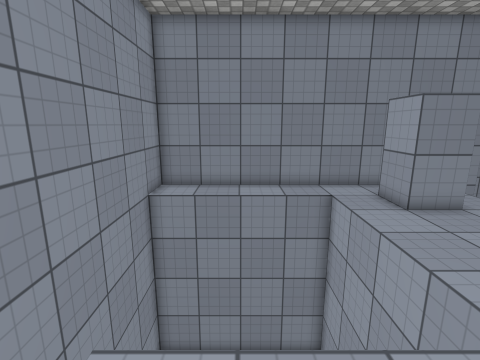
View 1 (above)

13 first-person views from a walk through a scene from a Unity 3-D project. The camera is 1.5 m above the floor, tilts 12° down and sees 85° across. The floor is counted in squares, 0.5 m on a side. Each view is taken from the middle of a square. On the plan, view 1 faces up. The plan holds only what a view shows up to about 19 squares ahead; the rest is blank. The place goes on beyond the plan. Door leaves are left out, so doorways stand open. Surface patterns are stand-ins for the level's own textures.

View 2
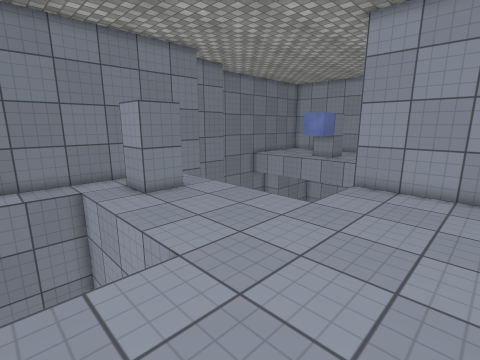

View 3
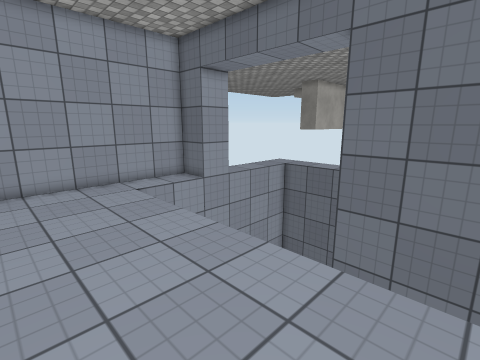

View 4
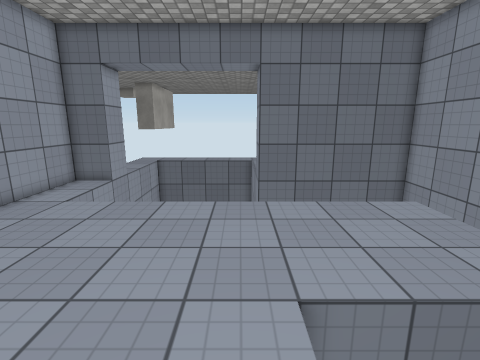

View 5
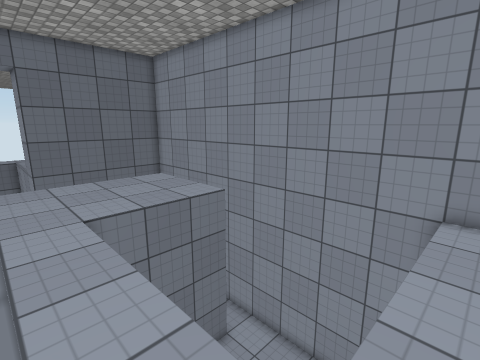

View 6
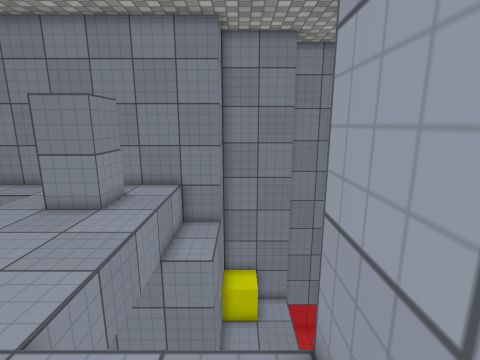

View 7
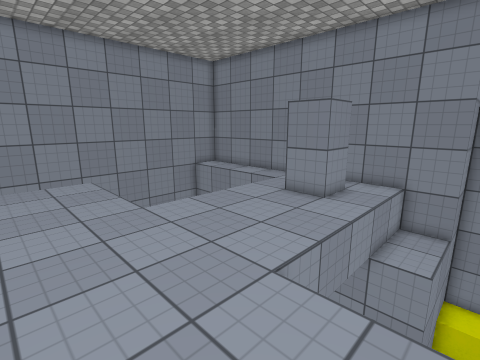

View 8
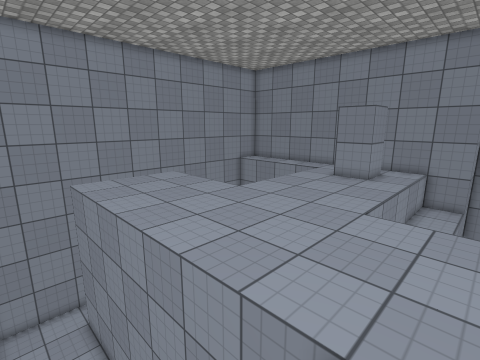

View 9
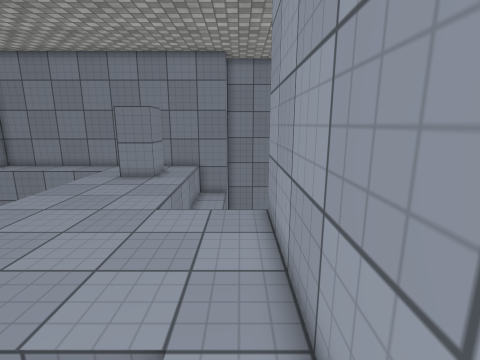

View 10
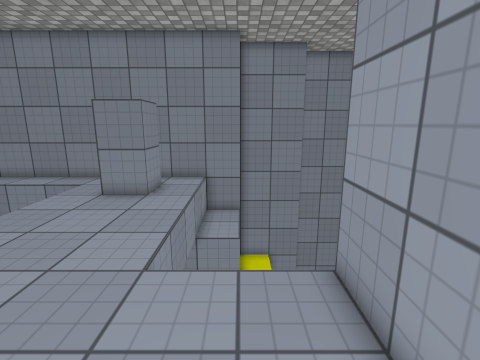

View 11
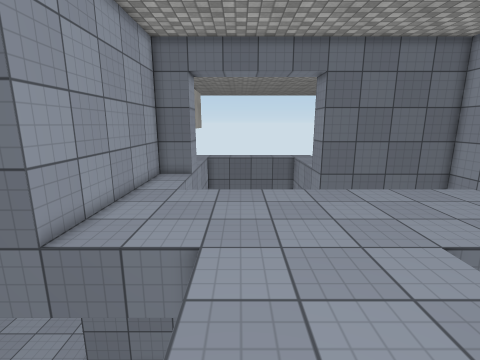

View 12
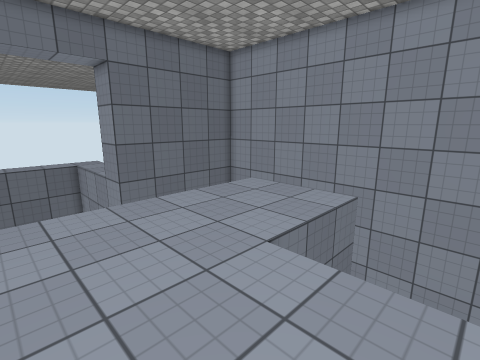

View 13
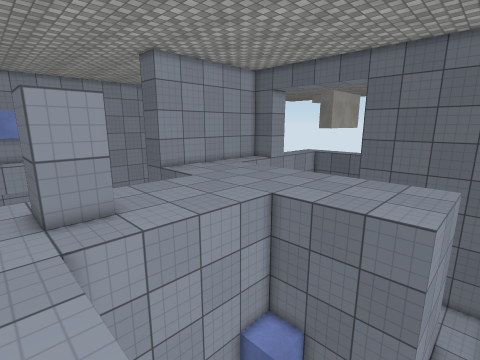

### Floor plan
Key: @ floor where view 1 was taken; # wall or solid block; . floor; D open door; ^ raised ledge; v drop or lower ground.
Columns run from 4 left of view 1 to 16 right of it. Each row starts with its distance up from view 1.
 15                 ####v
 14                ##vvvv
 13 ################vvvvv
 12 #.............vvvvvvv
 11 #vvvvvvvv.^##.vvvvvvv
 10 #       v.###.vvv
  9 #       v.###.vvv
  8 #       v.....v
  7 #       v.....v
  6 #v      v.....v
  5 #vv   vvv.....v
  4 #vvv  vvv.....v
  3 #vvvvvvv......vvvv##v
  2 #vv...............#
  1 # v...............#
  0 # v.@.............#
 -1 # v...............#
 -2 # v...............#
 -3 #vvvvvvvvvvvvvvvv.#
 -4 #vvvv           v.#
 -5 #vvv            v.#
 -6 #vv             v.#
 -7 ########vDDDDDDD###
 -8        #DDDDDDDDD
 -9         #DDDDDDD#

Positions as (right, up) in squares from view 1, and headings:
1: (0, 0), facing up
2: (1, -2), facing up-right
3: (0, 2), facing down-right
4: (5, 7), facing down
5: (6, 12), facing down-left
6: (13, 0), facing up
7: (13, -1), facing up-left
8: (13, -6), facing up-left
9: (13, -6), facing up
10: (12, -2), facing up
11: (9, 9), facing down
12: (9, 7), facing down-left
13: (-3, 12), facing down-right
